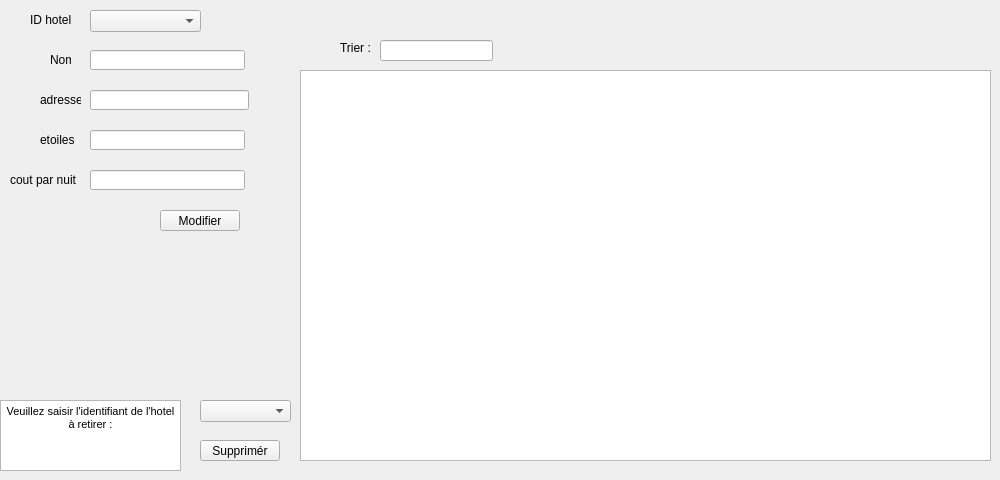
        <widget class="QWidget" name="tab_7">
         <attribute name="title">
          <string>Hotels</string>
         </attribute>
         <widget class="QLineEdit" name="trierChercher">
          <property name="geometry">
           <rect>
            <x>380</x>
            <y>40</y>
            <width>113</width>
            <height>21</height>
           </rect>
          </property>
         </widget>
         <widget class="QLabel" name="label_52">
          <property name="geometry">
           <rect>
            <x>10</x>
            <y>170</y>
            <width>71</width>
            <height>20</height>
           </rect>
          </property>
          <property name="text">
           <string>cout par nuit</string>
          </property>
         </widget>
         <widget class="QTextBrowser" name="textBrowser_2">
          <property name="geometry">
           <rect>
            <x>0</x>
            <y>400</y>
            <width>181</width>
            <height>71</height>
           </rect>
          </property>
          <property name="html">
           <string>&lt;!DOCTYPE HTML PUBLIC &quot;-//W3C//DTD HTML 4.0//EN&quot; &quot;http://www.w3.org/TR/REC-html40/strict.dtd&quot;&gt;
&lt;html&gt;&lt;head&gt;&lt;meta name=&quot;qrichtext&quot; content=&quot;1&quot; /&gt;&lt;style type=&quot;text/css&quot;&gt;
p, li { white-space: pre-wrap; }
&lt;/style&gt;&lt;/head&gt;&lt;body style=&quot; font-family:'MS Shell Dlg 2'; font-size:8.25pt; font-weight:400; font-style:normal;&quot;&gt;
&lt;p align=&quot;center&quot; style=&quot; margin-top:0px; margin-bottom:0px; margin-left:0px; margin-right:0px; -qt-block-indent:0; text-indent:0px;&quot;&gt;&lt;span style=&quot; font-family:'MS Shell Dlg 2'; font-size:8pt;&quot;&gt;Veuillez saisir l'identifiant de l'hotel  &lt;/span&gt;&lt;/p&gt;
&lt;p align=&quot;center&quot; style=&quot; margin-top:0px; margin-bottom:0px; margin-left:0px; margin-right:0px; -qt-block-indent:0; text-indent:0px;&quot;&gt;&lt;span style=&quot; font-family:'MS Shell Dlg 2'; font-size:8pt;&quot;&gt;à retirer :&lt;/span&gt;&lt;/p&gt;&lt;/body&gt;&lt;/html&gt;</string>
          </property>
         </widget>
         <widget class="QLabel" name="label_53">
          <property name="geometry">
           <rect>
            <x>40</x>
            <y>90</y>
            <width>41</width>
            <height>20</height>
           </rect>
          </property>
          <property name="text">
           <string>adresse</string>
          </property>
         </widget>
         <widget class="QLabel" name="label_54">
          <property name="geometry">
           <rect>
            <x>30</x>
            <y>10</y>
            <width>41</width>
            <height>20</height>
           </rect>
          </property>
          <property name="text">
           <string>ID hotel</string>
          </property>
         </widget>
         <widget class="QLineEdit" name="couthotel_amodifier">
          <property name="geometry">
           <rect>
            <x>90</x>
            <y>170</y>
            <width>155</width>
            <height>20</height>
           </rect>
          </property>
          <property name="text">
           <string/>
          </property>
         </widget>
         <widget class="QLabel" name="label_55">
          <property name="geometry">
           <rect>
            <x>50</x>
            <y>50</y>
            <width>21</width>
            <height>20</height>
           </rect>
          </property>
          <property name="text">
           <string>Nom</string>
          </property>
         </widget>
         <widget class="QLineEdit" name="nomhotel_amodifier">
          <property name="geometry">
           <rect>
            <x>90</x>
            <y>50</y>
            <width>155</width>
            <height>20</height>
           </rect>
          </property>
         </widget>
         <widget class="QComboBox" name="comboBox_2">
          <property name="geometry">
           <rect>
            <x>90</x>
            <y>10</y>
            <width>111</width>
            <height>22</height>
           </rect>
          </property>
         </widget>
         <widget class="QPushButton" name="ModifierHotel">
          <property name="geometry">
           <rect>
            <x>160</x>
            <y>210</y>
            <width>80</width>
            <height>21</height>
           </rect>
          </property>
          <property name="text">
           <string>Modifier</string>
          </property>
         </widget>
         <widget class="QLineEdit" name="adressehotel_amodifier">
          <property name="geometry">
           <rect>
            <x>90</x>
            <y>90</y>
            <width>159</width>
            <height>20</height>
           </rect>
          </property>
          <property name="text">
           <string/>
          </property>
         </widget>
         <widget class="QLineEdit" name="etoileshotel_amodifier">
          <property name="geometry">
           <rect>
            <x>90</x>
            <y>130</y>
            <width>155</width>
            <height>20</height>
           </rect>
          </property>
          <property name="text">
           <string/>
          </property>
         </widget>
         <widget class="QTableView" name="tableView2">
          <property name="geometry">
           <rect>
            <x>300</x>
            <y>70</y>
            <width>691</width>
            <height>391</height>
           </rect>
          </property>
          <property name="font">
           <font>
            <weight>75</weight>
            <italic>true</italic>
            <bold>true</bold>
           </font>
          </property>
          <property name="styleSheet">
           <string notr="true">QHeaderView::section {
    background-color: #646464;
    padding: 4px;
    font-size: 14pt;
    border-style: none;
    border-bottom: 1px solid #fffff8;
    border-right: 1px solid #fffff8;
}

QHeaderView::section:horizontal
{
    border-top: 1px solid #fffff8;
}

QHeaderView::section:vertical
{
    border-left: 1px solid #fffff8;
}</string>
          </property>
         </widget>
         <widget class="QLabel" name="label_56">
          <property name="geometry">
           <rect>
            <x>40</x>
            <y>130</y>
            <width>41</width>
            <height>20</height>
           </rect>
          </property>
          <property name="text">
           <string>etoiles</string>
          </property>
         </widget>
         <widget class="QLabel" name="label_57">
          <property name="geometry">
           <rect>
            <x>340</x>
            <y>40</y>
            <width>31</width>
            <height>16</height>
           </rect>
          </property>
          <property name="text">
           <string>Trier :</string>
          </property>
         </widget>
         <widget class="QPushButton" name="supprimer_hotel">
          <property name="geometry">
           <rect>
            <x>200</x>
            <y>440</y>
            <width>80</width>
            <height>21</height>
           </rect>
          </property>
          <property name="text">
           <string>Supprimér</string>
          </property>
         </widget>
         <widget class="QComboBox" name="idhotel_asupprimer">
          <property name="geometry">
           <rect>
            <x>200</x>
            <y>400</y>
            <width>91</width>
            <height>22</height>
           </rect>
          </property>
         </widget>
        </widget>
